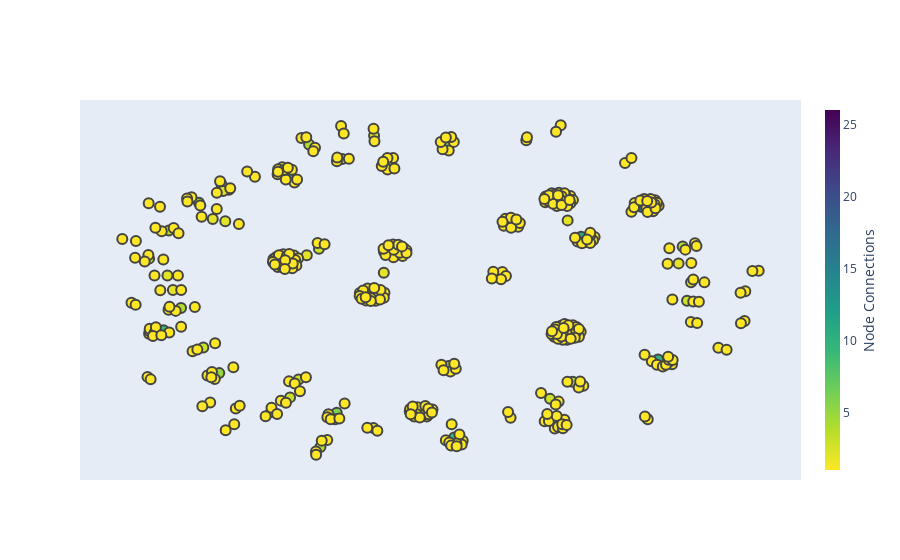

The cell this chart's notebook holds for it:
### Code cell
G, pos_ = create_graph_nx_class(df_group)
make_network_graph_weight(G, pos_)
